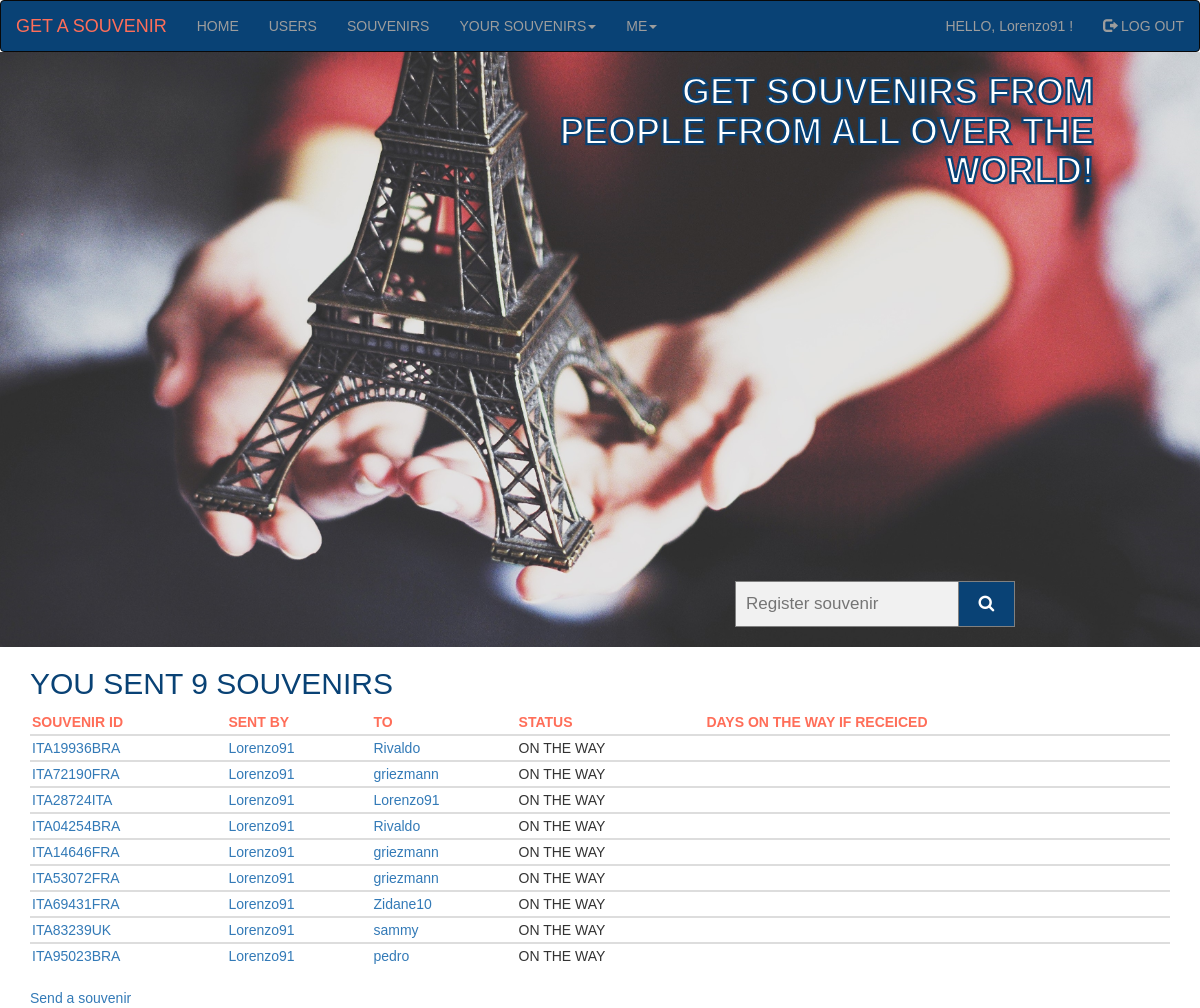
Before: /on_the_way_user_souvenirs/ (signed in) with the older database file.
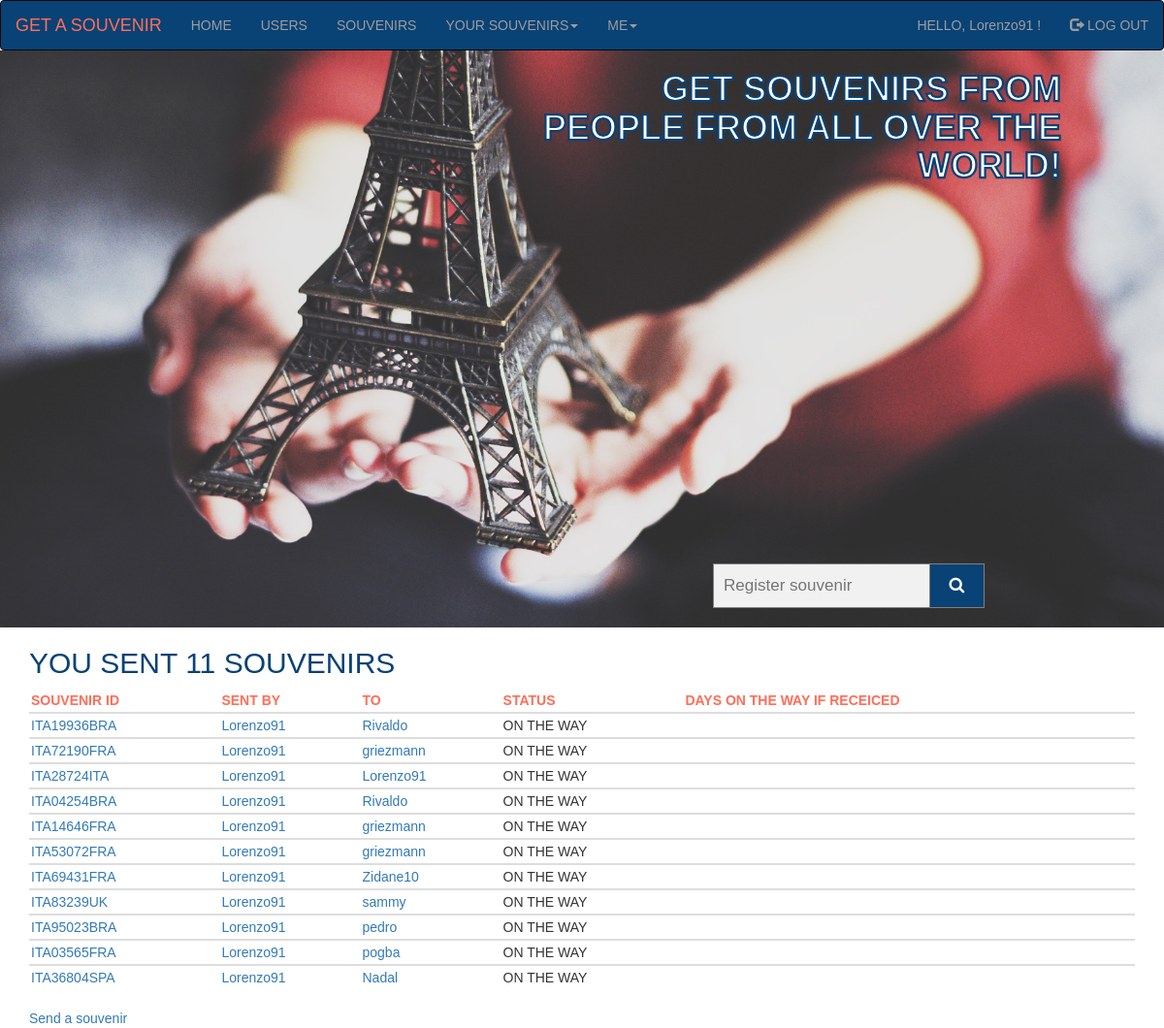
After: the same page with the newer database file.
### souvenirs_app/models.py (models this page shows, shortened)
class Souvenir(models.Model):
    souvenir_id = models.AutoField(primary_key=True)
    slug = models.SlugField(max_length=30, verbose_name='URL')
    send_user = models.ForeignKey(UserInfo, on_delete=models.PROTECT, related_name='send_user')
    send_date = models.DateField(auto_now_add=True)
    receive_user = models.ForeignKey(UserInfo, on_delete=models.PROTECT, related_name='receive_user')
    receive_date = models.DateField(null=True, blank=True)
    send_user_img = models.ImageField(upload_to='send/', default='no-photo.png', null=True, blank=True)
    receive_user_img = models.ImageField(upload_to='receive/', default='no-photo.png', null=True, blank=True)
    send_user_message = models.TextField(max_length=500, null=True, blank=True)
    receive_user_message = models.TextField(max_length=500, null=True, blank=True)
    STATUS_CHOICES = [
        ('ON THE WAY', 'On the way'),
        ('RECEIVED', 'Received'),
    ]
    status = models.CharField(max_length=10, choices=STATUS_CHOICES, default='ON THE WAY')
    def get_absolute_url(self):
        return reverse('souvenirs_app:souvenir', kwargs={'souvenir_slug': self.slug})
    class Meta:
        verbose_name = 'Souvenir'
        verbose_name_plural = 'Souvenirs'

class UserInfo(models.Model):
    username = models.OneToOneField(User, on_delete=models.PROTECT, primary_key=True)
    slug = models.SlugField(max_length=30, verbose_name='URL')
    avatar = models.ImageField(upload_to='avatars/', default='no-avatar.jpg', null=True, blank=True)
    sex = models.CharField(max_length=6, choices=(('MALE', 'male'), ('FEMALE', 'female')))
    date_of_birthday = models.DateField(null=True, blank=True)
    country = models.ForeignKey(Country, on_delete=models.PROTECT, related_name='userinfo', unique=False)
    city = models.CharField(max_length=30)
    address = models.TextField(max_length=200)
    about = models.TextField(max_length=500, null=True, blank=True)
    def __str__(self):
        return str(self.username)
    def get_absolute_url(self):
        return reverse('souvenirs_app:user_info', kwargs={'user_info_slug': self.slug})
    class Meta:
        verbose_name = 'User_information'
        verbose_name_plural = 'User_informations'

### souvenirs_app/views.py (the view)
# urls.py: path('on_the_way_user_souvenirs/', views.OnTheWayUserSouvenirsView.as_view(), name='on_the_way_user_souvenirs'),
class OnTheWayUserSouvenirsView(LoginRequiredMixin, SouvenirsView):
    template_name = 'souvenirs_app/send_user_souvenirs.html'
    context_object_name = 'send_user_souvenirs'
    def get_queryset(self):
        return Souvenir.objects.filter(send_user__slug=slugify(self.request.user), status='ON THE WAY')

### souvenirs_app/templates/souvenirs_app/send_user_souvenirs.html (shortened to what this page needs)
{% extends 'souvenirs_app/base.html' %}
{% block content %}
<!DOCTYPE html>
<html lang="en">
<head>
  <link rel="stylesheet" type="text/css" href="/static/tables.css">
</head>
<body>
        <h2>YOU SENT {{ send_user_souvenirs.count }} SOUVENIRS</h2>
        <table class="table table-hover">
          <thead>
            <tr>
              <th>SOUVENIR ID</th>
              <th>SENT BY</th>
              <th>TO</th>
              <th>STATUS</th>
              <th>DAYS ON THE WAY IF RECEICED</th>
            </tr>
          </thead>
        {% for souvenir in send_user_souvenirs %}
          <tbody>
            <tr>
              <td><a href="{{ souvenir.get_absolute_url }}">{{ souvenir.slug }}</a></td>
              <td><a href="{{ souvenir.send_user.get_absolute_url }}">{{ souvenir.send_user }}</td>
              <td><a href="{{ souvenir.receive_user.get_absolute_url }}">{{ souvenir.receive_user }}</a></td>
              <td>{{ souvenir.status }}</td>
        {% endfor %}
            </tr>
          </tbody>
        </table>
      </body>
      <a href="{% url 'souvenirs_app:create_souvenir' %}">Send a souvenir</a>
      {% endblock content %}

Changed rows visible on the page:
added Souvenir: slug "ITA03565FRA", send_user "Lorenzo91", receive_user "pogba", status "ON THE WAY"
added Souvenir: slug "ITA36804SPA", send_user "Lorenzo91", receive_user "Nadal", status "ON THE WAY"
Other visible differences:
{{ send_user_souvenirs.count }}: "9" → "11"
